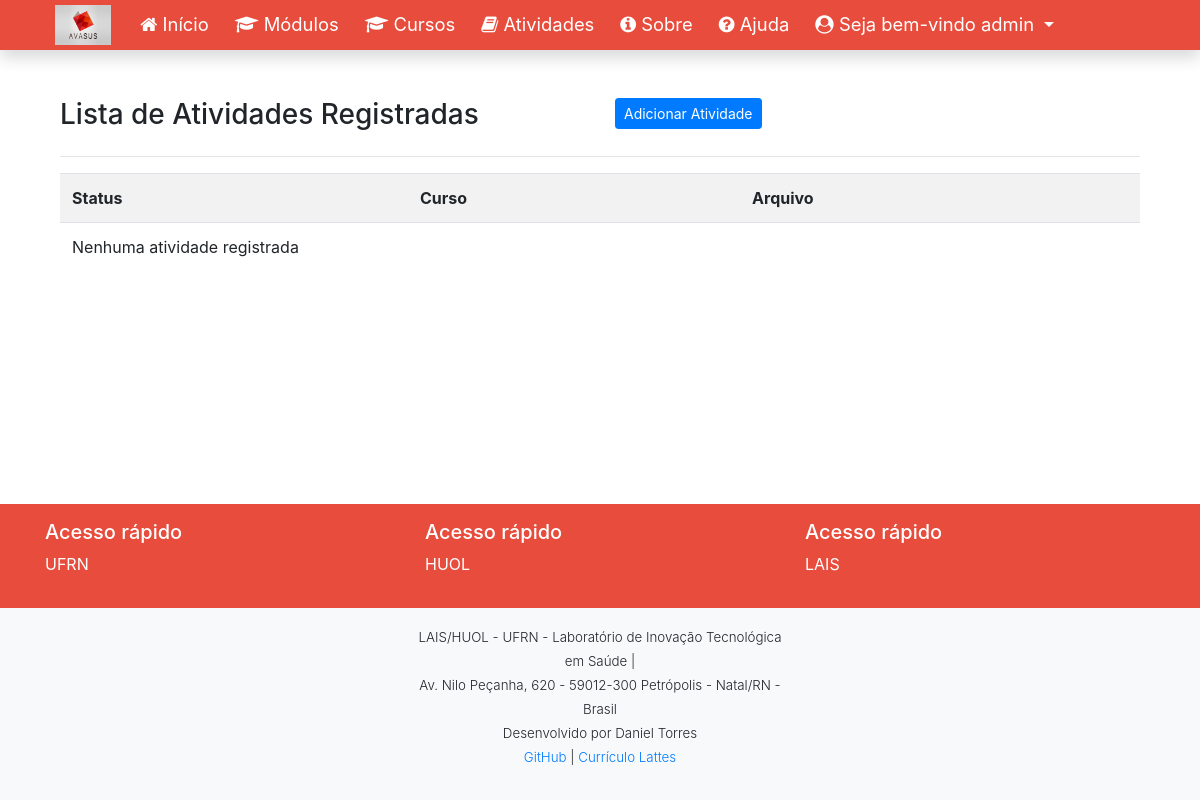
/listar/atividades/ (signed in), run on an earlier commit of the app's database.
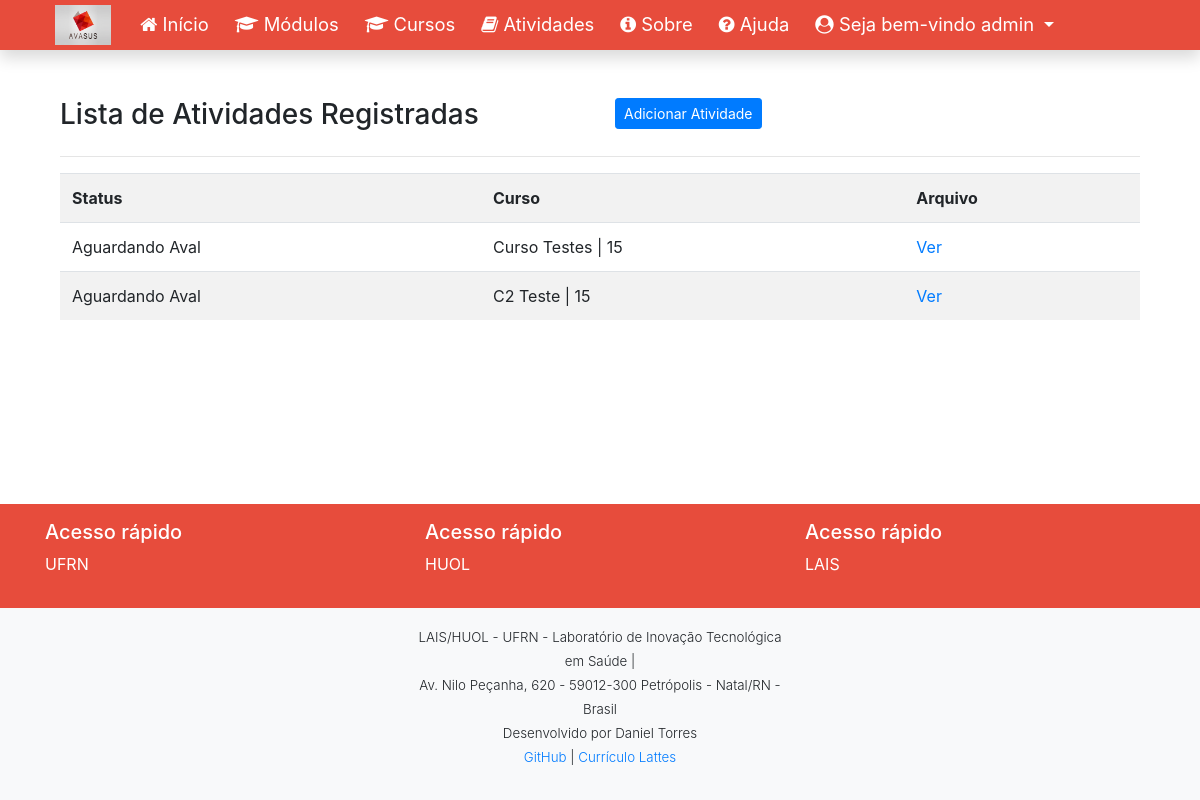
And on a later commit of the database.
### cadastros/models.py (models this page shows, shortened)
class Atividade(models.Model):
    status = models.CharField(max_length=15)
    upload = models.FileField(upload_to='uploads/')
    curso = models.ForeignKey(Curso, on_delete=models.PROTECT)

class Curso(models.Model):
    nome = models.CharField(max_length=50)
    carga_horaria = models.IntegerField(verbose_name="Carga Horária")
    ordem = models.IntegerField()
    modulo = models.ForeignKey(Modulo, on_delete=models.PROTECT)
    def __str__(self):
        return "{} | {}".format(self.nome, self.carga_horaria)

### cadastros/views.py (the view)
# urls.py: path('listar/atividades/', AtividadeList.as_view(), name='listar-atividades'),
class AtividadeList(LoginRequiredMixin, ListView):
    login_url = reverse_lazy('login')
    model = Atividade
    template_name = 'cadastros/listas/atividade.html'

### cadastros/templates/cadastros/listas/atividade.html (shortened to what this page needs)
{%extends 'paginas/modelo.html' %}
{% load static %}
{% block conteudo %}
<div class="container">
    <div class="row">
        <div class="col-6">
            <h3>Lista de Atividades Registradas</h3>
        </div>
        <div class="col-6">
            <a href="{% url 'cadastrar-atividade' %}" class="btn btn-primary btn-sm">Adicionar Atividade</a>
        </div>
    </div>
    <hr>
    <div class="table-responsive">
        <table class="table table-striped">
            <tr>
                <th>Status</th>
                <th>Curso</th>
                <th>Arquivo</th>
            </tr>
            {% for atividade in object_list %}
            <tr>
                <td>{{ atividade.status }}</td>
                <td>{{ atividade.curso }}</td>
                <td><a href="{{ atividade.upload.url }}" target="_blank">Ver</a></td>
            </tr>
            {% empty %}
            <tr>
                <td colspan="3">Nenhuma atividade registrada</td>
            </tr>
            {% endfor %}
        </table>
    </div>
</div>
{% endblock %}

What changed in the data, as far as the page shows it:
added Atividade: status "Aguardando Aval", curso "Curso Testes | 15"
added Atividade: status "Aguardando Aval", curso "C2 Teste | 15"
Also different on the page:
text no longer shown: "Nenhuma atividade registrada"
